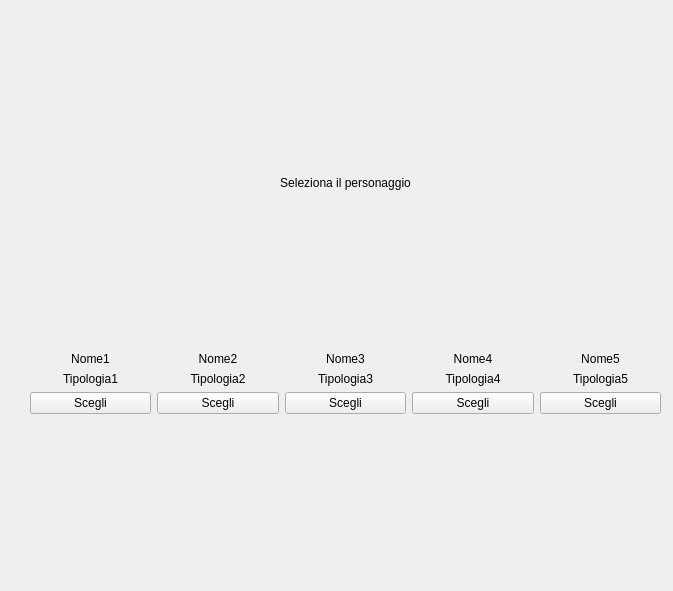
<?xml version="1.0" encoding="UTF-8"?>
<ui version="4.0">
 <class>Form</class>
 <widget class="QWidget" name="Form">
  <property name="geometry">
   <rect>
    <x>0</x>
    <y>0</y>
    <width>673</width>
    <height>591</height>
   </rect>
  </property>
  <property name="windowTitle">
   <string>Form</string>
  </property>
  <widget class="QWidget" name="gridLayoutWidget">
   <property name="geometry">
    <rect>
     <x>30</x>
     <y>20</y>
     <width>631</width>
     <height>551</height>
    </rect>
   </property>
   <layout class="QGridLayout" name="gridLayout">
    <item row="1" column="3">
     <layout class="QVBoxLayout" name="verticalLayout_4">
      <item>
       <layout class="QVBoxLayout" name="verticalLayout_5">
        <item>
         <widget class="QLabel" name="label_8">
          <property name="sizePolicy">
           <sizepolicy hsizetype="Preferred" vsizetype="Fixed">
            <horstretch>0</horstretch>
            <verstretch>0</verstretch>
           </sizepolicy>
          </property>
          <property name="text">
           <string>Nome4</string>
          </property>
          <property name="alignment">
           <set>Qt::AlignCenter</set>
          </property>
         </widget>
        </item>
        <item>
         <widget class="QLabel" name="label_9">
          <property name="sizePolicy">
           <sizepolicy hsizetype="Preferred" vsizetype="Fixed">
            <horstretch>0</horstretch>
            <verstretch>0</verstretch>
           </sizepolicy>
          </property>
          <property name="text">
           <string>Tipologia4</string>
          </property>
          <property name="alignment">
           <set>Qt::AlignCenter</set>
          </property>
         </widget>
        </item>
        <item>
         <widget class="QPushButton" name="pushButton_4">
          <property name="text">
           <string>Scegli</string>
          </property>
         </widget>
        </item>
       </layout>
      </item>
     </layout>
    </item>
    <item row="1" column="1">
     <layout class="QVBoxLayout" name="verticalLayout_2">
      <item>
       <widget class="QLabel" name="label_4">
        <property name="sizePolicy">
         <sizepolicy hsizetype="Preferred" vsizetype="Fixed">
          <horstretch>0</horstretch>
          <verstretch>0</verstretch>
         </sizepolicy>
        </property>
        <property name="text">
         <string>Nome2</string>
        </property>
        <property name="alignment">
         <set>Qt::AlignCenter</set>
        </property>
       </widget>
      </item>
      <item>
       <widget class="QLabel" name="label_5">
        <property name="sizePolicy">
         <sizepolicy hsizetype="Preferred" vsizetype="Fixed">
          <horstretch>0</horstretch>
          <verstretch>0</verstretch>
         </sizepolicy>
        </property>
        <property name="text">
         <string>Tipologia2</string>
        </property>
        <property name="alignment">
         <set>Qt::AlignCenter</set>
        </property>
       </widget>
      </item>
      <item>
       <widget class="QPushButton" name="pushButton_2">
        <property name="text">
         <string>Scegli</string>
        </property>
       </widget>
      </item>
     </layout>
    </item>
    <item row="1" column="0">
     <layout class="QVBoxLayout" name="verticalLayout">
      <item>
       <widget class="QLabel" name="label_3">
        <property name="sizePolicy">
         <sizepolicy hsizetype="Preferred" vsizetype="Fixed">
          <horstretch>0</horstretch>
          <verstretch>0</verstretch>
         </sizepolicy>
        </property>
        <property name="text">
         <string>Nome1</string>
        </property>
        <property name="alignment">
         <set>Qt::AlignCenter</set>
        </property>
       </widget>
      </item>
      <item>
       <widget class="QLabel" name="label_2">
        <property name="sizePolicy">
         <sizepolicy hsizetype="Preferred" vsizetype="Fixed">
          <horstretch>0</horstretch>
          <verstretch>0</verstretch>
         </sizepolicy>
        </property>
        <property name="text">
         <string>Tipologia1</string>
        </property>
        <property name="alignment">
         <set>Qt::AlignCenter</set>
        </property>
       </widget>
      </item>
      <item>
       <widget class="QPushButton" name="pushButton">
        <property name="text">
         <string>Scegli</string>
        </property>
       </widget>
      </item>
     </layout>
    </item>
    <item row="1" column="2">
     <layout class="QVBoxLayout" name="verticalLayout_3">
      <item>
       <widget class="QLabel" name="label_6">
        <property name="sizePolicy">
         <sizepolicy hsizetype="Preferred" vsizetype="Fixed">
          <horstretch>0</horstretch>
          <verstretch>0</verstretch>
         </sizepolicy>
        </property>
        <property name="text">
         <string>Nome3</string>
        </property>
        <property name="alignment">
         <set>Qt::AlignCenter</set>
        </property>
       </widget>
      </item>
      <item>
       <widget class="QLabel" name="label_7">
        <property name="sizePolicy">
         <sizepolicy hsizetype="Preferred" vsizetype="Fixed">
          <horstretch>0</horstretch>
          <verstretch>0</verstretch>
         </sizepolicy>
        </property>
        <property name="text">
         <string>Tipologia3</string>
        </property>
        <property name="alignment">
         <set>Qt::AlignCenter</set>
        </property>
       </widget>
      </item>
      <item>
       <widget class="QPushButton" name="pushButton_3">
        <property name="text">
         <string>Scegli</string>
        </property>
       </widget>
      </item>
     </layout>
    </item>
    <item row="1" column="4">
     <layout class="QVBoxLayout" name="verticalLayout_6">
      <item>
       <widget class="QLabel" name="label_10">
        <property name="sizePolicy">
         <sizepolicy hsizetype="Preferred" vsizetype="Fixed">
          <horstretch>0</horstretch>
          <verstretch>0</verstretch>
         </sizepolicy>
        </property>
        <property name="text">
         <string>Nome5</string>
        </property>
        <property name="alignment">
         <set>Qt::AlignCenter</set>
        </property>
       </widget>
      </item>
      <item>
       <widget class="QLabel" name="label_11">
        <property name="sizePolicy">
         <sizepolicy hsizetype="Preferred" vsizetype="Fixed">
          <horstretch>0</horstretch>
          <verstretch>0</verstretch>
         </sizepolicy>
        </property>
        <property name="text">
         <string>Tipologia5</string>
        </property>
        <property name="alignment">
         <set>Qt::AlignCenter</set>
        </property>
       </widget>
      </item>
      <item>
       <widget class="QPushButton" name="pushButton_5">
        <property name="text">
         <string>Scegli</string>
        </property>
       </widget>
      </item>
     </layout>
    </item>
    <item row="0" column="0" colspan="5">
     <widget class="QLabel" name="label">
      <property name="sizePolicy">
       <sizepolicy hsizetype="Preferred" vsizetype="Fixed">
        <horstretch>0</horstretch>
        <verstretch>0</verstretch>
       </sizepolicy>
      </property>
      <property name="text">
       <string>Seleziona il personaggio</string>
      </property>
      <property name="alignment">
       <set>Qt::AlignCenter</set>
      </property>
     </widget>
    </item>
   </layout>
  </widget>
 </widget>
 <resources/>
 <connections/>
</ui>
